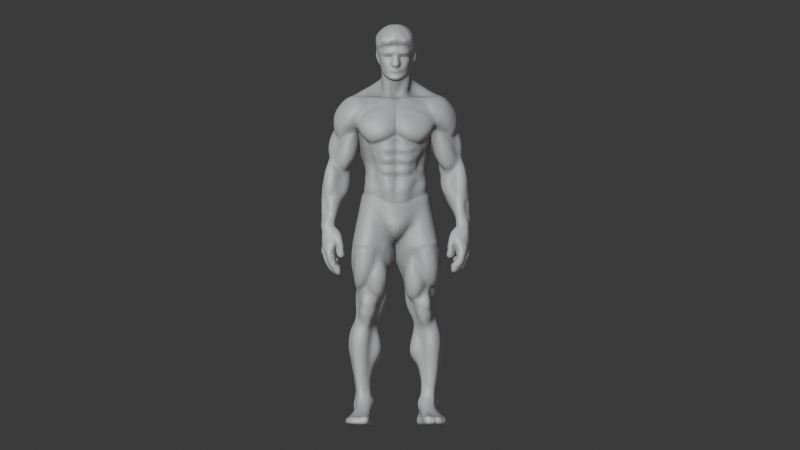
#> input picture chair-workout/blender/out/glb_front.png, 1600 x 900 px, given in place of gym_0.jpg, which was not available (shown at 1/2 size)
$ python make_clips.py
#> lines starting #> are read from the running program, lines starting #| are printed output that depends on the picture
"""Composite each rendered exercise loop over the background photo (with a soft chair/feet shadow), then make
a 42 s work clip and a 15 s preview clip per exercise, plus intro/outro stills.
python tools/make_clips.py"""
import json, subprocess, sys
from pathlib import Path
from PIL import Image, ImageDraw, ImageFilter, ImageEnhance
sys.path.insert(0, str(Path(__file__).resolve().parents[1] / "blender"))
ROOT = Path(__file__).resolve().parents[1]
CW = ROOT.parent / "chair-workout"
FR = ROOT / "frames"; OUT = ROOT / "edit" / "assets" / "clips"; OUT.mkdir(parents=True, exist_ok=True)
FF = r"C:\Users\daggu222105\AppData\Local\Microsoft\WinGet\Links\ffmpeg.exe"
W, H = 1920, 1080
WORK, REST = 45, 15
# read the exercise table without importing Blender modules
standing = {}
BG = "gym_0.jpg"
ORDER = ["seated_march", "lean_back", "knee_tuck", "side_bend", "leg_raise", "cross_crunch", "russian_twist", "flutter_kicks", "woodchopper"]

def background(frame_png, out_png):
    bg = Image.open(ROOT / "assets" / "img" / BG).convert("RGB")
    s = max(W / bg.width, H / bg.height) * 1.12
#> s = 1.34
    bg = bg.resize((round(bg.width * s), round(bg.height * s)), Image.LANCZOS)
#> bg: PIL image 2150x1210 RGB
    ox = (bg.width - W) // 2; oy = bg.height - H
#> after `ox = (bg.width - W) // 2`: ox = 115
#> after `oy = bg.height - H`: oy = 130
    bg = bg.crop((ox, oy, ox + W, oy + H)).filter(ImageFilter.GaussianBlur(2.5))
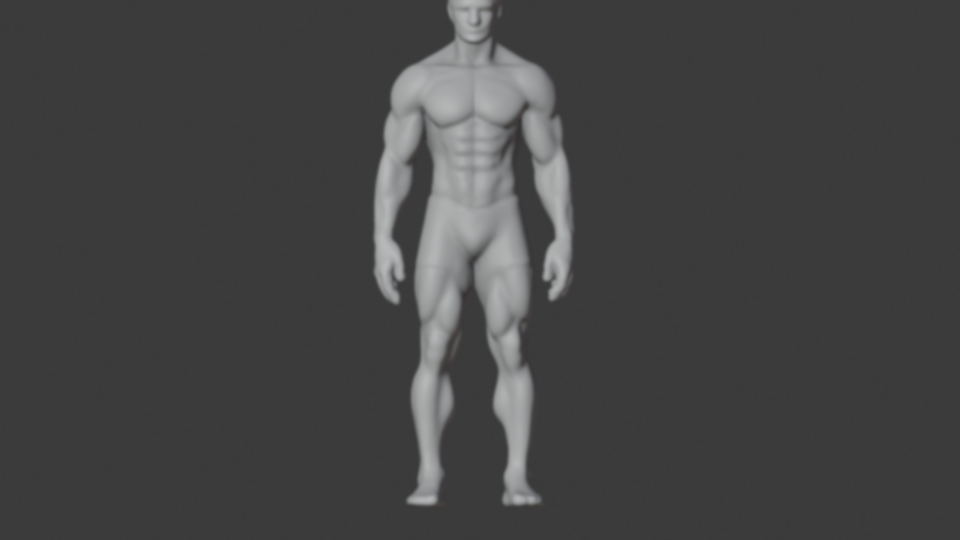
#> bg: PIL image 1920x1080 RGB (shown at 1/2 size); mean R, G, B 67.7, 67.8, 67.8
    bg = ImageEnhance.Brightness(bg).enhance(0.97)
    a = Image.open(frame_png).getchannel("A"); x0, y0, x1, y1 = a.getbbox()
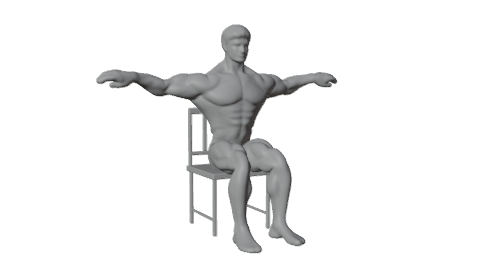
#> input picture chair-workout/blender/test_frames/arm_circles/0000.png, 480 x 270 px, found by its file name
#> after `a = Image.open(frame_png).getchannel('A')`:
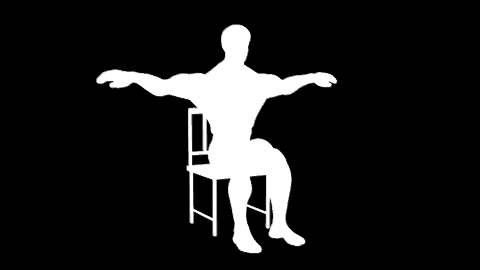
#> a: PIL image 480x270 L; min 0, max 255, mean 29.1
#> after `x0, y0, x1, y1 = a.getbbox()`: x0 = 96; y0 = 24; x1 = 338; y1 = 254
    sh = Image.new("L", (W, H), 0); d = ImageDraw.Draw(sh)
#> after `sh = Image.new('L', (W, H), 0)`: sh: PIL image 1920x1080 L; every value is 0
    cx, cy, rw = (x0 + x1) / 2 - 10, y1 - 30, (x1 - x0) * 0.26
#> cx = 207; cy = 224; rw = 62.92
    d.ellipse([cx - rw, cy - 30, cx + rw, cy + 28], fill=165)
    sh = sh.filter(ImageFilter.GaussianBlur(24))
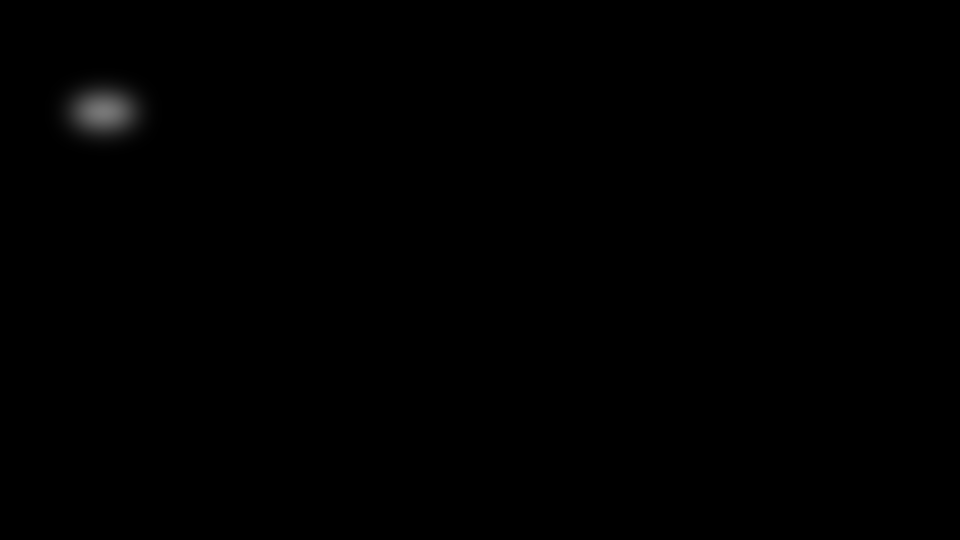
#> sh: PIL image 1920x1080 L (shown at 1/2 size); min 0, max 119, mean 0.5
    bg = Image.composite(Image.new("RGB", (W, H), (28, 14, 6)), bg, sh)
    bg.save(out_png, quality=95)

def run(*a):
    r = subprocess.run([FF, "-nostdin", "-v", "error", "-y", *map(str, a)], capture_output=True, text=True)
    if r.returncode: print(r.stderr[-500:]); raise SystemExit(1)

# backgrounds per camera (shadow placed from a seated / standing frame)
bg_seated = OUT / "bg_seated.jpg"; bg_standing = OUT / "bg_standing.jpg"
background(FR / "idle" / "0000.png", bg_seated)
bg_standing = bg_seated
# plain blurred backdrop for rest screens
Image.open(bg_seated).filter(ImageFilter.GaussianBlur(14)).save(OUT / "bg_rest.jpg", quality=92)
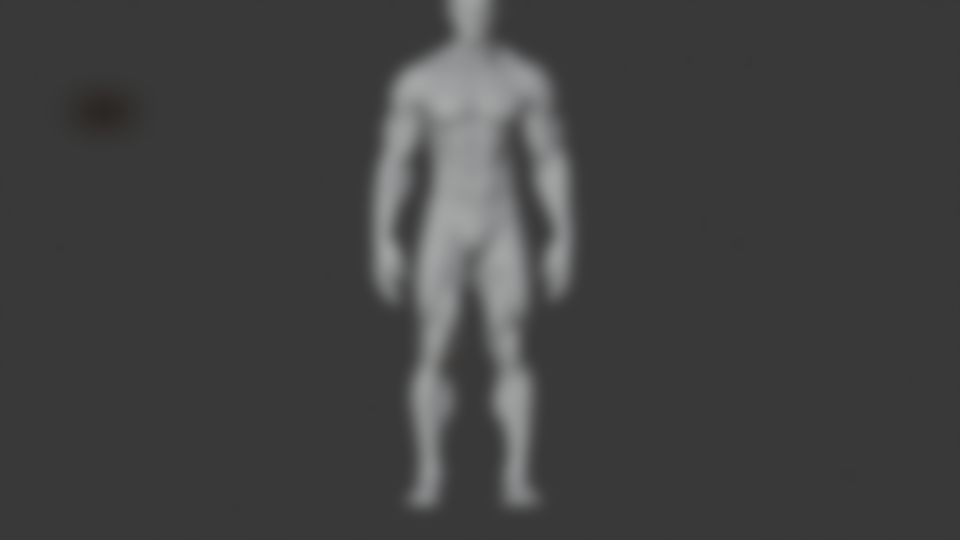
#> saved as bg_rest.jpg: PIL image 1920x1080 RGB (shown at 1/2 size); mean R, G, B 65.5, 65.7, 65.7

meta = {}
for name in ORDER + ["idle"]:
    frames = sorted((FR / name).glob("*.png"))
    if not frames: print("MISSING", name); continue
    bg = bg_standing if standing.get(name) else bg_seated
    loop = OUT / f"{name}_loop.mp4"
    if name == "idle":
        im = Image.open(bg).convert("RGBA"); im.alpha_composite(Image.open(frames[0]).convert("RGBA")); im.convert("RGB").save(OUT / "idle.jpg", quality=95)
        continue
    run("-loop", 1, "-framerate", 30, "-i", bg, "-framerate", 30, "-i", FR / name / "%04d.png",
        "-filter_complex", "[0][1]overlay=0:0:shortest=1,format=yuv420p", "-c:v", "libx264", "-crf", 17, "-preset", "medium", "-r", 30, loop)
#> (the call stopped at in run, `r = subprocess.run([FF, "-nostdin", "-v", "error", "-y", *map(str, a)]..`: subprocess is not available in this run)
    run("-stream_loop", -1, "-i", loop, "-t", WORK, "-c:v", "libx264", "-crf", 18, "-preset", "medium", "-r", 30, "-an", OUT / f"{name}_work.mp4")
#> (the call stopped at in run, `r = subprocess.run([FF, "-nostdin", "-v", "error", "-y", *map(str, a)]..`: subprocess is not available in this run)
    run("-stream_loop", -1, "-i", loop, "-t", REST, "-vf", "scale=1152:648", "-c:v", "libx264", "-crf", 20, "-preset", "medium", "-r", 30, "-an", OUT / f"{name}_next.mp4")
#> (the call stopped at in run, `r = subprocess.run([FF, "-nostdin", "-v", "error", "-y", *map(str, a)]..`: subprocess is not available in this run)
#> (the run stopped early here; a loop or call above may not have finished)
